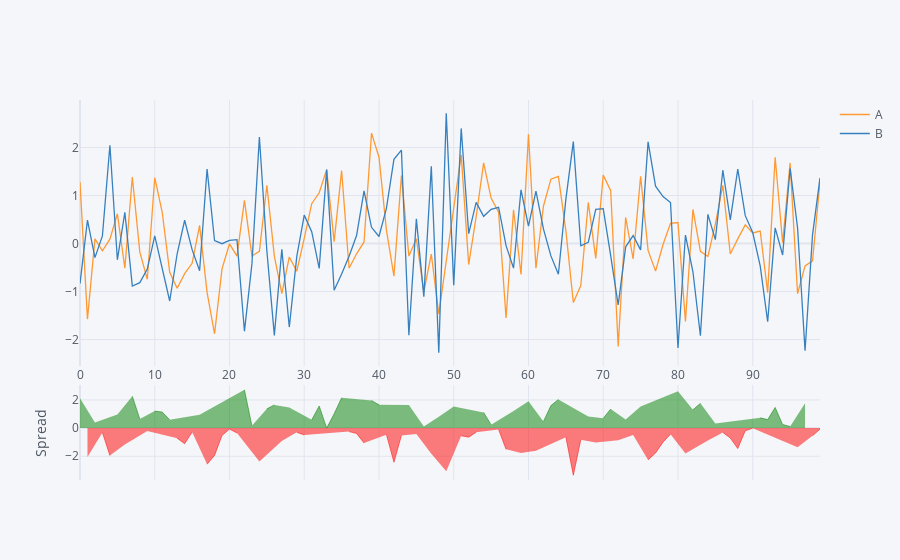

This figure's notebook cell:
### Markdown cell above
## histogram

### Code cell
df[['A','B']].iplot(kind='spread')

### Figure 1 — Plotly figure (JSON) as saved in the notebook; plotly's stock layout.template omitted (floating-point values rounded to 4 significant figures)
{"data": [{"line": {"color": "rgba(255, 153, 51, 1.0)", "dash": "solid", "shape": "linear", "width": 1.3}, "mode": "lines", "name": "A", "text": "", "type": "scatter", "x": [0, 1, 2, 3, 4, 5, 6, 7, 8, 9, 10, 11, 12, 13, 14, 15, 16, 17, 18, 19, 20, 21, 22, 23, 24, 25, 26, 27, 28, 29, 30, 31, 32, 33, 34, 35, 36, 37, 38, 39, 40, 41, 42, 43, 44, 45, 46, 47, 48, 49, 50, 51, 52, 53, 54, 55, 56, 57, 58, 59, 60, 61, 62, 63, 64, 65, 66, 67, 68, 69, 70, 71, 72, 73, 74, 75, 76, 77, 78, 79, 80, 81, 82, 83, 84, 85, 86, 87, 88, 89, 90, 91, 92, 93, 94, 95, 96, 97, 98, 99], "y": [1.28, -1.575, 0.09575, -0.1519, 0.08959, 0.6189, -0.5143, 1.385, -0.1752, -0.7461, 1.37, 0.65, -0.5995, -0.9318, -0.6274, -0.4125, 0.3763, -1.019, -1.88, -0.529, -0.006379, -0.2634, 0.897, -0.2593, -0.162, 1.213, -0.2638, -1.045, -0.28, -0.5766, 0.1068, 0.8297, 1.057, 1.538, 0.03936, 1.521, -0.5157, -0.2148, 0.03264, 2.299, 1.797, 0.272, -0.6787, 1.416, -0.2624, 0.09888, -1.001, -0.2203, -1.468, -0.348, 0.6622, 1.846, -0.4391, 0.5591, 1.681, 0.946, 0.6527, -1.552, 0.7033, -0.6456, 2.273, -0.5138, 0.7766, 1.34, 1.396, 0.2705, -1.23, -0.8751, 0.855, -0.3103, 1.424, 1.101, -2.143, 0.5429, -0.3227, 1.401, -0.144, -0.576, -0.02212, 0.421, 0.437, -1.624, 0.7089, -0.1644, -0.271, 0.4036, 1.213, -0.2176, 0.096, 0.3882, 0.2206, 0.2601, -1.024, 1.795, 0.0165, 1.678, -1.044, -0.4652, -0.3616, 1.287]}, {"line": {"color": "rgba(55, 128, 191, 1.0)", "dash": "solid", "shape": "linear", "width": 1.3}, "mode": "lines", "name": "B", "text": "", "type": "scatter", "x": [0, 1, 2, 3, 4, 5, 6, 7, 8, 9, 10, 11, 12, 13, 14, 15, 16, 17, 18, 19, 20, 21, 22, 23, 24, 25, 26, 27, 28, 29, 30, 31, 32, 33, 34, 35, 36, 37, 38, 39, 40, 41, 42, 43, 44, 45, 46, 47, 48, 49, 50, 51, 52, 53, 54, 55, 56, 57, 58, 59, 60, 61, 62, 63, 64, 65, 66, 67, 68, 69, 70, 71, 72, 73, 74, 75, 76, 77, 78, 79, 80, 81, 82, 83, 84, 85, 86, 87, 88, 89, 90, 91, 92, 93, 94, 95, 96, 97, 98, 99], "y": [-0.8352, 0.4854, -0.2945, 0.1591, 2.046, -0.3402, 0.647, -0.8864, -0.816, -0.5335, 0.1598, -0.4895, -1.197, -0.2137, 0.4844, -0.1286, -0.566, 1.552, 0.06134, -0.003839, 0.06542, 0.08117, -1.829, -0.4252, 2.219, -0.1561, -1.913, -0.1219, -1.74, -0.2725, 0.5912, 0.2451, -0.5186, 1.538, -0.974, -0.6331, -0.2648, 0.1661, 1.097, 0.3373, 0.146, 0.738, 1.753, 1.946, -1.912, 0.5127, -1.107, 1.609, -2.274, 2.712, -0.8666, 2.397, 0.2043, 0.8553, 0.5657, 0.7125, 0.755, -0.04385, -0.5121, 1.119, 0.3603, 1.09, 0.3051, -0.2582, -0.6405, 0.9185, 2.122, -0.04783, 0.02297, 0.7123, 0.7266, -0.2569, -1.281, -0.06976, 0.1661, -0.1332, 2.116, 1.193, 0.9785, 0.8531, -2.177, 0.1749, -0.5893, -1.922, 0.6074, 0.08197, 1.527, 0.491, 1.551, 0.5801, 0.2284, -0.4681, -1.629, 0.3254, -0.2392, 1.563, 0.3219, -2.232, 0.1794, 1.365]}, {"connectgaps": false, "fill": "tozeroy", "line": {"color": "green", "dash": "solid", "shape": "linear", "width": 0.5}, "mode": "lines", "name": "Spread", "showlegend": false, "type": "scatter", "x": [0, 1, 2, 3, 4, 5, 6, 7, 8, 9, 10, 11, 12, 13, 14, 15, 16, 17, 18, 19, 20, 21, 22, 23, 24, 25, 26, 27, 28, 29, 30, 31, 32, 33, 34, 35, 36, 37, 38, 39, 40, 41, 42, 43, 44, 45, 46, 47, 48, 49, 50, 51, 52, 53, 54, 55, 56, 57, 58, 59, 60, 61, 62, 63, 64, 65, 66, 67, 68, 69, 70, 71, 72, 73, 74, 75, 76, 77, 78, 79, 80, 81, 82, 83, 84, 85, 86, 87, 88, 89, 90, 91, 92, 93, 94, 95, 96, 97, 98, 99], "xaxis": "x2", "y": [2.115, "", 0.3902, "", "", 0.959, "", 2.271, 0.6408, "", 1.21, 1.14, 0.5978, "", "", "", 0.9423, "", "", "", "", "", 2.726, 0.1658, "", 1.369, 1.65, "", 1.46, "", "", 0.5846, 1.575, 9.385e-05, 1.013, 2.155, "", "", "", 1.962, 1.651, "", "", "", 1.65, "", 0.1059, "", 0.8065, "", 1.529, "", "", "", 1.115, 0.2334, "", "", 1.215, "", 1.913, "", 0.4716, 1.598, 2.037, "", "", "", 0.8321, "", 0.697, 1.358, "", 0.6127, "", 1.534, "", "", "", "", 2.614, "", 1.298, 1.758, "", 0.3216, "", "", "", "", "", 0.7282, 0.6057, 1.47, 0.2557, 0.1149, "", 1.767, "", ""], "yaxis": "y2"}, {"connectgaps": false, "fill": "tozeroy", "line": {"color": "red", "dash": "solid", "shape": "linear", "width": 0.5}, "mode": "lines", "name": "Spread", "showlegend": false, "type": "scatter", "x": [0, 1, 2, 3, 4, 5, 6, 7, 8, 9, 10, 11, 12, 13, 14, 15, 16, 17, 18, 19, 20, 21, 22, 23, 24, 25, 26, 27, 28, 29, 30, 31, 32, 33, 34, 35, 36, 37, 38, 39, 40, 41, 42, 43, 44, 45, 46, 47, 48, 49, 50, 51, 52, 53, 54, 55, 56, 57, 58, 59, 60, 61, 62, 63, 64, 65, 66, 67, 68, 69, 70, 71, 72, 73, 74, 75, 76, 77, 78, 79, 80, 81, 82, 83, 84, 85, 86, 87, 88, 89, 90, 91, 92, 93, 94, 95, 96, 97, 98, 99], "xaxis": "x2", "y": ["", -2.06, "", -0.311, -1.956, "", -1.161, "", "", -0.2127, "", "", "", -0.7181, -1.112, -0.2839, "", -2.57, -1.941, -0.5251, -0.0718, -0.3445, "", "", -2.381, "", "", -0.9229, "", -0.3041, -0.4844, "", "", "", "", "", -0.2508, -0.381, -1.064, "", "", -0.466, -2.432, -0.5305, "", -0.4138, "", -1.829, "", -3.06, "", -0.5506, -0.6434, -0.2962, "", "", -0.1023, -1.508, "", -1.764, "", -1.604, "", "", "", -0.6479, -3.352, -0.8273, "", -1.023, "", "", -0.8619, "", -0.4887, "", -2.26, -1.769, -1.001, -0.4321, "", -1.799, "", "", -0.8784, "", -0.3134, -0.7086, -1.455, -0.1919, -0.007796, "", "", "", "", "", -1.365, "", -0.541, -0.0784], "yaxis": "y2"}], "layout": {"hovermode": "x", "legend": {"bgcolor": "#F5F6F9", "font": {"color": "#4D5663"}}, "paper_bgcolor": "#F5F6F9", "plot_bgcolor": "#F5F6F9", "title": {"font": {"color": "#4D5663"}}, "xaxis": {"gridcolor": "#E1E5ED", "showgrid": true, "tickfont": {"color": "#4D5663"}, "title": {"font": {"color": "#4D5663"}, "text": ""}, "zerolinecolor": "#E1E5ED"}, "xaxis2": {"anchor": "y2", "gridcolor": "#E1E5ED", "showgrid": true, "showticklabels": false, "tickfont": {"color": "#4D5663"}, "title": {"font": {"color": "#4D5663"}, "text": ""}, "zerolinecolor": "#E1E5ED"}, "yaxis": {"domain": [0.3, 1], "gridcolor": "#E1E5ED", "showgrid": true, "tickfont": {"color": "#4D5663"}, "title": {"font": {"color": "#4D5663"}, "text": ""}, "zerolinecolor": "#E1E5ED"}, "yaxis2": {"domain": [0, 0.25], "gridcolor": "#E1E5ED", "showgrid": true, "tickfont": {"color": "#4D5663"}, "title": {"font": {"color": "#4D5663"}, "text": "Spread"}, "zerolinecolor": "#E1E5ED"}}}
